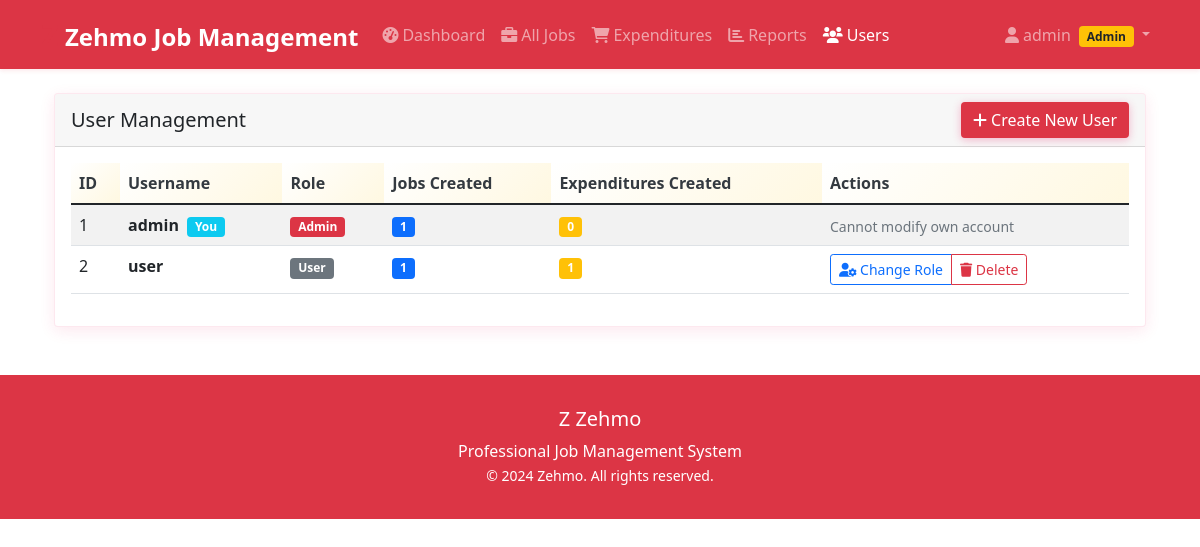
The app's page /users (signed in) with its own data.
### app.py (models this page shows, shortened)
class User(UserMixin, db.Model):
    __tablename__ = 'users'
    id = db.Column(db.Integer, primary_key=True)
    username = db.Column(db.String(80), unique=True, nullable=False)
    password_hash = db.Column(db.String(120), nullable=False)
    role = db.Column(db.String(20), nullable=False, default='normal')  # 'normal' or 'admin'
    def is_admin(self):
        return self.role == 'admin'

### routes.py (the view)
@app.route('/users')
@login_required
@admin_required
def users():
    users = User.query.all()
    return render_template('users.html', users=users)

### app.py (called while the page is built)
@login_manager.user_loader
def load_user(user_id):
    return User.query.get(int(user_id))

def admin_required(f):
    @wraps(f)
    def decorated_function(*args, **kwargs):
        if not current_user.is_authenticated or not current_user.is_admin():
            flash('Admin access required.', 'error')
            return redirect(url_for('dashboard'))
        return f(*args, **kwargs)
    return decorated_function

### templates/users.html (shortened to what this page needs)
{% extends "base.html" %}
{% block content %}
<div class="container-fluid">
    <div class="row">
        <div class="col-12">
            <div class="card">
                <div class="card-header d-flex justify-content-between align-items-center">
                    <h5 class="mb-0">User Management</h5>
                    <button type="button" class="btn btn-primary" data-bs-toggle="modal" data-bs-target="#createUserModal">
                        <i class="fas fa-plus"></i> Create New User
                    </button>
                </div>
                <div class="card-body">
                    <div class="table-responsive">
                        <table class="table table-striped table-hover">
                            <thead class="table-dark">
                                <tr>
                                    <th>ID</th>
                                    <th>Username</th>
                                    <th>Role</th>
                                    <th>Jobs Created</th>
                                    <th>Expenditures Created</th>
                                    <th>Actions</th>
                                </tr>
                            </thead>
                            <tbody>
                                {% for user in users %}
                                    <tr>
                                        <td>{{ user.id }}</td>
                                        <td>
                                            <strong>{{ user.username }}</strong>
                                            {% if user.id == current_user.id %}
                                                <span class="badge bg-info ms-1">You</span>
                                            {% endif %}
                                        </td>
                                        <td>
                                            {% if user.role == 'admin' %}
                                                <span class="badge bg-danger">Admin</span>
                                            {% else %}
                                                <span class="badge bg-secondary">User</span>
                                            {% endif %}
                                        </td>
                                        <td>
                                            <span class="badge bg-primary">{{ user.jobs|length }}</span>
                                        </td>
                                        <td>
                                            <span class="badge bg-warning">{{ user.expenditures|length }}</span>
                                        </td>
                                        <td>
                                            <div class="btn-group" role="group">
                                                {% if user.id != current_user.id %}
                                                    <button type="button" class="btn btn-sm btn-outline-primary"
                                                            data-bs-toggle="modal"
                                                            data-bs-target="#roleModal{{ user.id }}">
                                                        <i class="fas fa-user-cog"></i> Change Role
                                                    </button>
                                                {% endif %}
                                                {% if user.id != current_user.id %}
                                                    <button type="button" class="btn btn-sm btn-outline-danger"
                                                            data-bs-toggle="modal"
                                                            data-bs-target="#deleteModal{{ user.id }}">
                                                        <i class="fas fa-trash"></i> Delete
                                                    </button>
                                                {% else %}
                                                    <span class="text-muted small">Cannot modify own account</span>
                                                {% endif %}
                                            </div>
                                        </td>
                                    </tr>
                                {% endfor %}
                            </tbody>
                        </table>
                    </div>
                </div>
            </div>
        </div>
    </div>
</div>
{% endblock %}

### templates/base.html (shortened to what this page needs)
<!DOCTYPE html>
<html lang="en">
<head>
    <link href="https://cdn.jsdelivr.net/npm/bootstrap@5.1.3/dist/css/bootstrap.min.css" rel="stylesheet">
    <link href="https://cdnjs.cloudflare.com/ajax/libs/font-awesome/6.0.0/css/all.min.css" rel="stylesheet">
</head>
<body>
    {% if current_user.is_authenticated %}
    <nav class="navbar navbar-expand-lg navbar-dark navbar-zehmo">
        <div class="container">
            <a class="navbar-brand" href="{{ url_for('dashboard') }}">
                <span class="zehmo-logo">Z</span> Zehmo Job Management
            </a>
            <div class="collapse navbar-collapse" id="navbarNav">
                <ul class="navbar-nav me-auto">
                    <li class="nav-item">
                        <a class="nav-link {{ 'active' if request.endpoint == 'dashboard' }}" href="{{ url_for('dashboard') }}">
                            <i class="fas fa-tachometer-alt me-1"></i>Dashboard
                        </a>
                    </li>
                    <li class="nav-item">
                        <a class="nav-link {{ 'active' if request.endpoint == 'jobs' }}" href="{{ url_for('jobs') }}">
                            <i class="fas fa-briefcase me-1"></i>All Jobs
                        </a>
                    </li>
                    <li class="nav-item">
                        <a class="nav-link {{ 'active' if request.endpoint == 'expenditures' }}" href="{{ url_for('expenditures') }}">
                            <i class="fas fa-shopping-cart me-1"></i>Expenditures
                        </a>
                    </li>
                    <li class="nav-item">
                        <a class="nav-link {{ 'active' if request.endpoint == 'reports' }}" href="{{ url_for('reports') }}">
                            <i class="fas fa-chart-bar me-1"></i>Reports
                        </a>
                    </li>
                    {% if current_user.is_admin() %}
                    <li class="nav-item">
                        <a class="nav-link {{ 'active' if request.endpoint == 'users' }}" href="{{ url_for('users') }}">
                            <i class="fas fa-users me-1"></i>Users
                        </a>
                    </li>
                    {% endif %}
                </ul>
                <ul class="navbar-nav">
                    <li class="nav-item dropdown">
                        <a class="nav-link dropdown-toggle" href="#" id="navbarDropdown" role="button" data-bs-toggle="dropdown">
                            <i class="fas fa-user me-1"></i>{{ current_user.username }}
                            {% if current_user.is_admin() %}
                                <span class="badge bg-warning text-dark ms-1">Admin</span>
                            {% endif %}
                        </a>
                    </li>
                </ul>
            </div>
        </div>
    </nav>
    {% endif %}
    <main class="container mt-4">
        {% block content %}{% endblock %}
    </main>
    <footer class="footer-zehmo text-center">
        <div class="container">
            <div class="row">
                <div class="col-md-12">
                    <h5><span class="zehmo-logo">Z</span> Zehmo</h5>
                    <p class="mb-0">Professional Job Management System</p>
                    <small>&copy; 2024 Zehmo. All rights reserved.</small>
                </div>
            </div>
        </div>
    </footer>
</body>
</html>

### templates/base.html (style rules this page uses)
:root { --zehmo-primary: #dc3545; --zehmo-secondary: #dc3545; --zehmo-accent: #dc3545; --zehmo-purple: #dc3545; --zehmo-gradient: #dc3545; --zehmo-gradient-alt: #dc3545; --zehmo-light: #ffffff; --zehmo-dark: #343a40; }
.navbar-zehmo { background: var(--zehmo-primary) !important; box-shadow: 0 2px 4px rgba(220, 53, 69, 0.1); }
.navbar-brand { font-weight: bold; font-size: 1.5rem; color: white !important; }
.navbar-brand .zehmo-logo { background: var(--zehmo-gradient); -webkit-background-clip: text; -webkit-text-fill-color: transparent; background-clip: text; font-weight: 900; font-size: 1.8rem; }
.card { box-shadow: 0 4px 15px rgba(233, 30, 99, 0.1); border: 1px solid rgba(233, 30, 99, 0.1); transition: all 0.3s ease; }
.btn-primary { background: var(--zehmo-gradient); border: none; box-shadow: 0 2px 8px rgba(233, 30, 99, 0.3); }
.table th { background: linear-gradient(135deg, var(--zehmo-light), #FFF8E1); border-top: none; color: var(--zehmo-dark); font-weight: 600; }
.footer-zehmo { background: var(--zehmo-gradient); color: white; padding: 2rem 0; margin-top: 3rem; }

### records on screen
User: username "admin", id "1", shows "You", role "Admin", jobs|length "1", expenditures|length "0", shows "Cannot modify own account"
User: id "2", username "user", role "User", jobs|length "1", expenditures|length "1"
